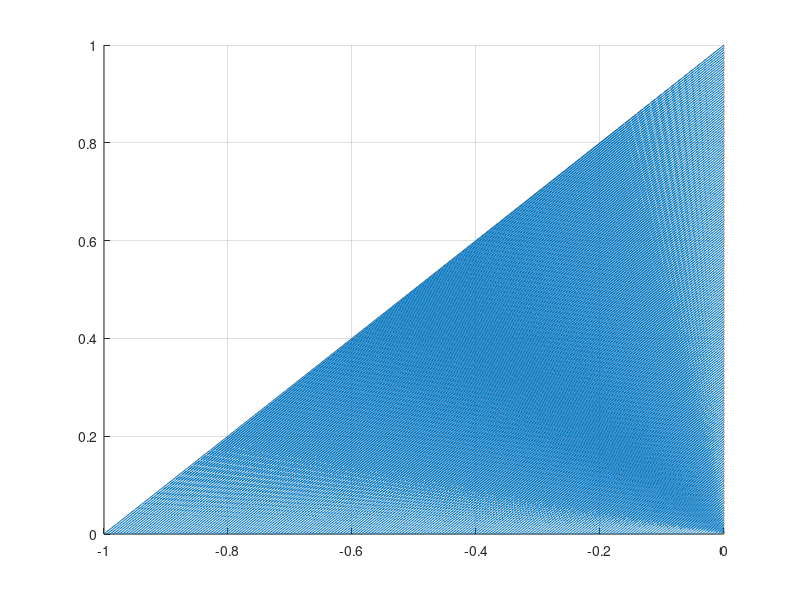

Recreate this plot in MATLAB.
% 力の成分
f1 = [0 1 0];
f2 = [-1 0 0];
f3 = [0 1 0];

% 位置ベクトル
l1 = [0.01 0.025 0];
l2 = [0.005 0.025 0];
l3 = [-0.015 0.03 0];

% モーメントの値を格納する箇所
moment_f1 = [];
moment_f2 = [];
moment_f3 = [];


for i = 0:0.005:1
    edit_f1 = i * f1;
    edit_f2 = i * f2;
    edit_f3 = i * f3;

    now_moment1 = cross(l1, edit_f1);
    now_moment2 = cross(l2, edit_f2);
    now_moment3 = cross(l3, edit_f3);

    wrench_f1 = [edit_f1(1) edit_f1(2) now_moment1(3)];
    wrench_f2 = [edit_f2(1) edit_f2(2) now_moment2(3)];
    wrench_f3 = [edit_f3(1) edit_f3(2) now_moment3(3)];

    moment_f1 = [moment_f1; wrench_f1];
    moment_f2 = [moment_f2; wrench_f2];
    moment_f3 = [moment_f3; wrench_f3];

end

m1 = moment_f1;
m2 = moment_f2;
m3 = moment_f3;


point1 = [];

for i = 1:length(m1)
    % m1とm3の点間の距離を計算
    d = norm(m1(i,:) - m2(i,:));
    if d >= 0 % 点間の距離が1未満の場合に点を生成
        % 線分上の点を均等に生成
        t = linspace(0, 1, 100); % ここで生成する点の数を調整
        for k = t
            newPoint = (1-k)*m1(i,:) + k*m2(i,:);
            point1 = [point1; newPoint];
        end
    end
end

hold on;

plot3(point1(:,1), point1(:, 2), point1(:, 3));
%plot3(point1(:,1), point1(:, 2), point1(:, 3), '.');

% 凸包を計算して面のインデックスを取得
%K1 = convhull(point1(:,1), point1(:,2), point1(:,3));

% patch関数を使用して凸包を描画
%p = patch('Vertices', point1, 'Faces', K1, 'FaceColor', 'red', 'EdgeColor', 'black');

% 軸を見やすく調整
%axis vis3d; % アスペクト比を固定
%axis equal; % 各軸のスケールを等しく
%xlabel('X');
%ylabel('Y');
%zlabel('Z');
grid on; % グリッド線を表示
rotate3d on; % 3D回転を有効化

%hold on;

point2 = [];

for i = 1:length(m1)
    % m1とm3の点間の距離を計算
    d = norm(m1(i,:) - m3(i,:));
    if d >= 0 % 点間の距離が1未満の場合に点を生成
        % 線分上の点を均等に生成
        t = linspace(0, 1, 100); % ここで生成する点の数を調整
        for k = t
            newPoint = (1-k)*m1(i,:) + k*m3(i,:);
            point2 = [point2; newPoint];
        end
    end
end

plot3(point2(:,1), point2(:, 2), point2(:, 3));
%plot3(point2(:,1), point2(:, 2), point2(:, 3), '.');
%K2 = convhull(point2(:,2), point2(:,3));

%% patch関数を使用して凸包を描画
%p = patch('Vertices', point2, 'Faces', K2, 'FaceColor', 'red', 'EdgeColor', 'black');

point3 = [];

for i = 1:length(m2)
    % m1とm3の点間の距離を計算
    d = norm(m2(i,:) - m3(i,:));
    if d >= 0 % 点間の距離が1未満の場合に点を生成
        % 線分上の点を均等に生成
        t = linspace(0, 1, 100); % ここで生成する点の数を調整
        for k = t
            newPoint = (1-k)*m2(i,:) + k*m3(i,:);
            point3 = [point3; newPoint];
        end
    end
end

plot3(point3(:,1), point3(:, 2), point3(:, 3));
%plot3(point3(:,1), point3(:, 2), point3(:, 3), '.');